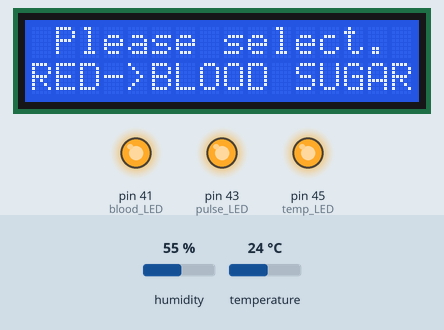
The sketch below on a simulated Arduino Mega 2560, built with avr-gcc and run on an emulated ATmega2560. Shown: 16×2 character LCD, output pins drawn as LEDs (lit = HIGH). Inputs (shaded band) come from the test bench; at power-on: humidity 55 %, temperature 24 °C. Pins used as bus, display or sensor lines are not drawn; what the sketch prints to the serial monitor is not drawn.

Above: at 2.5 s.
At 5.5 s:
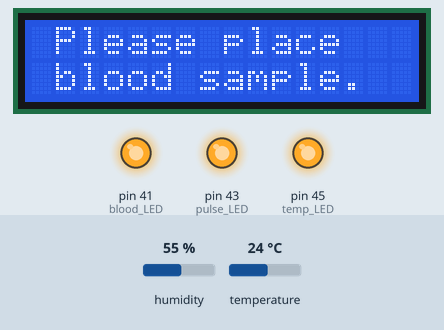
At 9.3 s:
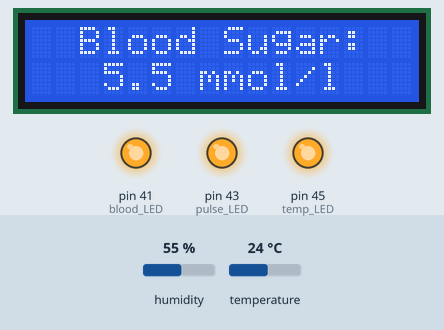
At 19.4 s:
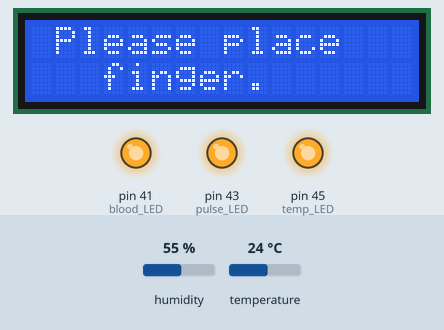
At 30.4 s:
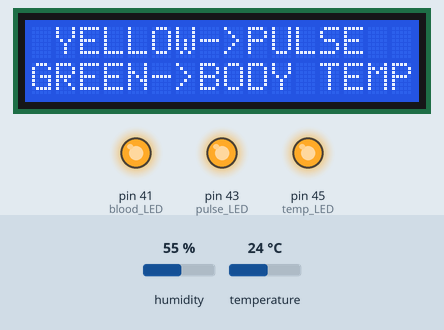
At 36.9 s:
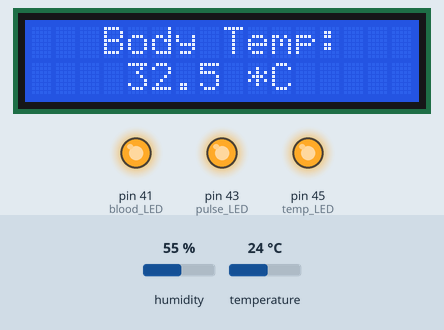
Timing chart, 0 to 38.4 s (numbered marks = the images above):
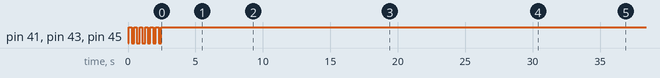

Measured:
- by itself, pin 41 (blood_LED), pin 43 (pulse_LED), pin 45 (temp_LED): alternates HIGH for 0.20 s and LOW for 0.20 s, 12 changes in all, then stays HIGH
- what the display in image 0 shows lasts 3.0 s, from 2.5 s to 5.5 s
- what the display in image 1 shows lasts 3.8 s, from 5.5 s to 9.3 s
- what the display in image 2 shows lasts 5.0 s, from 9.3 s to 14.3 s
- what the display in image 3 shows lasts 4.0 s, from 19.3 s to 23.3 s

The sketch:

Sensors.ino
```cpp
#include <dht.h>
#include <LiquidCrystal.h>

#define blood_power  7
#define blood_signal A5
#define temp_signal A2
#define pulse_signal A0

#define blood_LED 41
#define pulse_LED  43
#define temp_LED  45

#define blood_button 40
#define pulse_button 42
#define temp_button 44

const int rs = 12, en = 11, d4 = 5, d5 = 4, d6 = 3, d7 = 2;
LiquidCrystal lcd(rs, en, d4, d5, d6, d7);

int blood_value = 0; // variable to store the sensor value
int pulse_value, high = 0, low = 1023;

dht DHT;

void setup() {

  lcd.begin(16, 2);
  Serial.begin(9600);

  lcd.clear();

  pinMode(blood_power, OUTPUT);
  pinMode(blood_LED, OUTPUT);
  pinMode(pulse_LED, OUTPUT);
  pinMode(temp_LED, OUTPUT);

  pinMode(blood_button, INPUT);
  pinMode(pulse_button, INPUT);
  pinMode(temp_button, INPUT);

  digitalWrite(blood_power, LOW);

  lcd.setCursor(3, 0);
  lcd.write("Welcome to");
  lcd.setCursor(6, 1);
  lcd.write("VASP.");
  flash(200, 6);
  lcd.clear();

}

void loop() {
  digitalWrite(blood_LED, HIGH);
  digitalWrite(pulse_LED, HIGH);
  digitalWrite(temp_LED, HIGH);
  while (true) {
    lcd.setCursor(1, 0);
    lcd.write("Please select.");
    lcd.setCursor(0, 1);
    lcd.write("RED->BLOOD SUGAR");
    delay(3000);
    //--------------------------------
    lcd.clear();
    lcd.setCursor(1, 0);
    lcd.write("Please place");
    lcd.setCursor(1, 1);
    lcd.write("blood sample.");
    delay(2000);

    while (true) {
      digitalWrite(blood_power, HIGH);  // turn the sensor ON
      delay(50);                      // wait 10 milliseconds
      blood_value = analogRead(blood_signal); // read the analog value from sensor
      digitalWrite(blood_power, LOW);   // turn the sensor OFF

      Serial.print("Sensor value: ");
      Serial.println(blood_value);

      delay(250);

      if (blood_value >= 50) {
        delay(1500);
        lcd.clear();
        lcd.setCursor(2, 0);
        lcd.write("Blood Sugar:");
        lcd.setCursor(3, 1);
        lcd.write("5.5 mmol/l");
        delay(5000);
        lcd.clear();
        break;
      }
    }
    //----------------------------------
    lcd.setCursor(1, 0);
    lcd.write("Please select.");
    lcd.setCursor(0, 1);
    lcd.write("RED->BLOOD SUGAR");
    delay(2000);
    lcd.clear();
    lcd.setCursor(1, 0);
    lcd.write("YELLOW->PULSE");
    lcd.setCursor(0, 1);
    lcd.write("GREEN->BODY TEMP");
    delay(3000);
    lcd.clear();
    //-------------------------------
    lcd.clear();
    lcd.setCursor(1, 0);
    lcd.write("Please place");
    lcd.setCursor(3, 1);
    lcd.write("finger.");
    delay(4000);
    lcd.clear();
    lcd.setCursor(5, 0);
    lcd.write("Pulse:");
    lcd.setCursor(4, 1);
    lcd.write("86 bpm.");
    delay(5000);
    lcd.clear();
    //----------------------------------
    lcd.setCursor(1, 0);
    lcd.write("Please select.");
    lcd.setCursor(0, 1);
    lcd.write("RED->BLOOD SUGAR");
    delay(2000);
    lcd.clear();
    lcd.setCursor(1, 0);
    lcd.write("YELLOW->PULSE");
    lcd.setCursor(0, 1);
    lcd.write("GREEN->BODY TEMP");
    delay(3000);
    lcd.clear();
    //--------------------------------
    lcd.clear();
    lcd.setCursor(1, 0);
    lcd.write("Please place");
    lcd.setCursor(2, 1);
    lcd.write("forehead.");
    delay(2000);
    while (true) {
      DHT.read11(temp_signal);

      int humidity = DHT.humidity;

      Serial.print("Current humidity = ");
      Serial.print(humidity);
      Serial.print("%  ");
      Serial.print("temperature = ");
      Serial.print(DHT.temperature);
      Serial.println("C  ");

      if (humidity >= 45) {
        delay(1500);
        lcd.clear();
        lcd.setCursor(3, 0);
        lcd.write("Body Temp:");
        lcd.setCursor(4, 1);
        lcd.write("32.5 *C");
        delay(5000);
        lcd.clear();
        break;
      }
    }
    lcd.setCursor(1, 0);
    lcd.write("Please select.");
    lcd.setCursor(0, 1);
    lcd.write("RED->BLOOD SUGAR");
    delay(4000);
    lcd.clear();
    lcd.setCursor(1, 0);
    lcd.write("YELLOW->PULSE");
    lcd.setCursor(0, 1);
    lcd.write("GREEN->BODY TEMP");
    delay(4000);
    lcd.clear();
  }


  //----------------------------------------------------


}

void check_buttons(int duration)
{
  for (int i = 1; i <= duration / 50; i++) {
    if (digitalRead(blood_button) == LOW) {
      lcd.clear();
      lcd.setCursor(1, 0);
      lcd.write("Please place");
      lcd.setCursor(1, 1);
      lcd.write("blood sample.");
      delay(2000);

      while (true) {
        digitalWrite(blood_power, HIGH);  // turn the sensor ON
        delay(50);                      // wait 10 milliseconds
        blood_value = analogRead(blood_signal); // read the analog value from sensor
        digitalWrite(blood_power, LOW);   // turn the sensor OFF

        Serial.print("Sensor value: ");
        Serial.println(blood_value);

        delay(250);

        if (blood_value >= 50) {
          lcd.clear();
          lcd.setCursor(2, 0);
          lcd.write("Blood Sugar:");
          lcd.setCursor(3, 1);
          lcd.write("5.5 mmol/l");
          delay(4000);
          lcd.clear();
          break;
        }
      }
    }

    if (digitalRead(pulse_button) == LOW) {
      //pulse();
      lcd.clear();
      delay(10000);
    }

    if (digitalRead(temp_button) == LOW) {
      //temp();
      lcd.clear();
      delay(10000);
    }
    delay(50);
    Serial.println(digitalRead(blood_button));
  }
}

void autoTune()
{
  if (pulse_value < low)
  {
    low = pulse_value;
  }

  if (pulse_value > high)
  {
    high = pulse_value;
  }

  pulse_value = map(pulse_value, low + 10, high - 10, 0, 255);
  pulse_value = constrain(pulse_value, 0, 255);
  //  Serial.println(pulse_value);
}

void flash(int duration, int repetition)
{
  for (int i = 1; i <= repetition; i++) {
    digitalWrite(blood_LED, LOW);
    digitalWrite(pulse_LED, LOW);
    digitalWrite(temp_LED, LOW);
    digitalWrite(blood_LED, HIGH);
    digitalWrite(pulse_LED, HIGH);
    digitalWrite(temp_LED, HIGH);
    delay(duration);
    digitalWrite(blood_LED, LOW);
    digitalWrite(pulse_LED, LOW);
    digitalWrite(temp_LED, LOW);
    delay(duration);
  }
}
```
